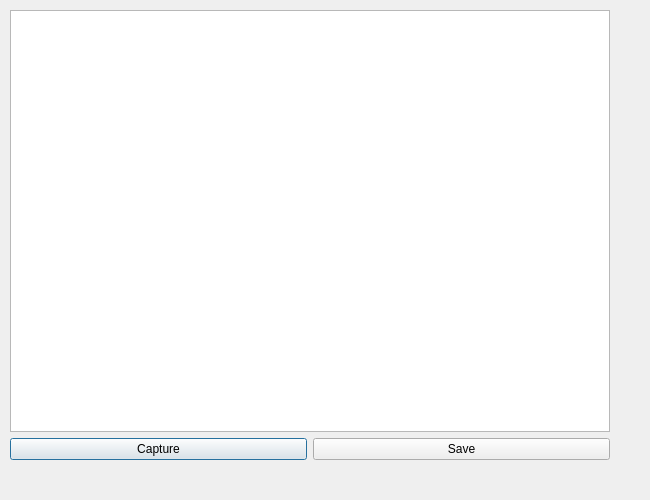
<?xml version="1.0" encoding="UTF-8"?>
<ui version="4.0">
 <class>Dialog_screenshot</class>
 <widget class="QDialog" name="dialog_capture">
  <property name="geometry">
   <rect>
    <x>0</x>
    <y>0</y>
    <width>650</width>
    <height>500</height>
   </rect>
  </property>
  <property name="windowTitle">
   <string>Dialog</string>
  </property>
  <widget class="QWidget" name="layoutWidget">
   <property name="geometry">
    <rect>
     <x>10</x>
     <y>10</y>
     <width>600</width>
     <height>450</height>
    </rect>
   </property>
   <layout class="QVBoxLayout" name="verticalLayout">
    <item>
     <widget class="QGraphicsView" name="graphicsView"/>
    </item>
    <item>
     <layout class="QHBoxLayout" name="horizontalLayout">
      <item>
       <widget class="QPushButton" name="pushButton_2">
        <property name="text">
         <string>Capture</string>
        </property>
       </widget>
      </item>
      <item>
       <widget class="QPushButton" name="pushButton_3">
        <property name="text">
         <string>Save</string>
        </property>
       </widget>
      </item>
     </layout>
    </item>
   </layout>
  </widget>
 </widget>
 <resources/>
 <connections/>
</ui>
